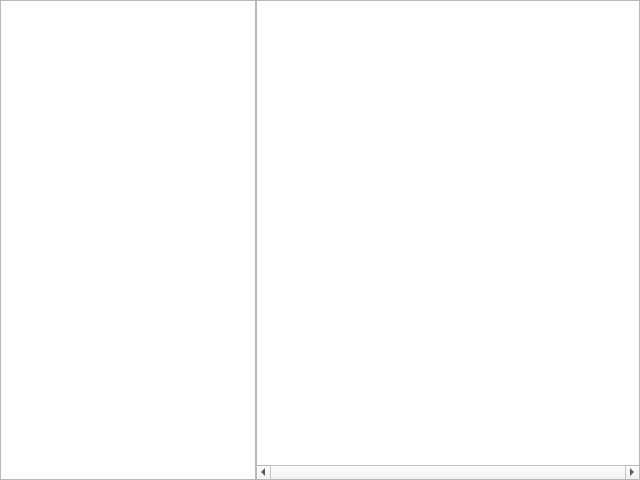
<?xml version="1.0" encoding="UTF-8"?>
<ui version="4.0">
 <class>BudgetTableInterface</class>
 <widget class="QWidget" name="BudgetTableInterface">
  <property name="geometry">
   <rect>
    <x>0</x>
    <y>0</y>
    <width>640</width>
    <height>480</height>
   </rect>
  </property>
  <property name="contextMenuPolicy">
   <enum>Qt::NoContextMenu</enum>
  </property>
  <property name="windowTitle">
   <string>budgetTable</string>
  </property>
  <layout class="QHBoxLayout" name="horizontalLayout">
   <property name="spacing">
    <number>0</number>
   </property>
   <property name="leftMargin">
    <number>0</number>
   </property>
   <property name="topMargin">
    <number>0</number>
   </property>
   <property name="rightMargin">
    <number>0</number>
   </property>
   <property name="bottomMargin">
    <number>0</number>
   </property>
   <item>
    <widget class="QTreeView" name="categoriesTree">
     <property name="sizePolicy">
      <sizepolicy hsizetype="Fixed" vsizetype="Expanding">
       <horstretch>0</horstretch>
       <verstretch>0</verstretch>
      </sizepolicy>
     </property>
     <property name="minimumSize">
      <size>
       <width>0</width>
       <height>0</height>
      </size>
     </property>
     <property name="mouseTracking">
      <bool>false</bool>
     </property>
     <property name="focusPolicy">
      <enum>Qt::NoFocus</enum>
     </property>
     <property name="contextMenuPolicy">
      <enum>Qt::CustomContextMenu</enum>
     </property>
     <property name="layoutDirection">
      <enum>Qt::LeftToRight</enum>
     </property>
     <property name="frameShape">
      <enum>QFrame::StyledPanel</enum>
     </property>
     <property name="verticalScrollBarPolicy">
      <enum>Qt::ScrollBarAsNeeded</enum>
     </property>
     <property name="horizontalScrollBarPolicy">
      <enum>Qt::ScrollBarAlwaysOff</enum>
     </property>
     <property name="autoScroll">
      <bool>true</bool>
     </property>
     <property name="editTriggers">
      <set>QAbstractItemView::NoEditTriggers</set>
     </property>
     <property name="tabKeyNavigation">
      <bool>true</bool>
     </property>
     <property name="showDropIndicator" stdset="0">
      <bool>false</bool>
     </property>
     <property name="alternatingRowColors">
      <bool>true</bool>
     </property>
     <property name="selectionMode">
      <enum>QAbstractItemView::NoSelection</enum>
     </property>
     <property name="selectionBehavior">
      <enum>QAbstractItemView::SelectItems</enum>
     </property>
     <property name="textElideMode">
      <enum>Qt::ElideMiddle</enum>
     </property>
     <property name="verticalScrollMode">
      <enum>QAbstractItemView::ScrollPerItem</enum>
     </property>
     <property name="horizontalScrollMode">
      <enum>QAbstractItemView::ScrollPerItem</enum>
     </property>
     <property name="sortingEnabled">
      <bool>false</bool>
     </property>
    </widget>
   </item>
   <item>
    <widget class="QTreeView" name="budgetView">
     <property name="sizePolicy">
      <sizepolicy hsizetype="MinimumExpanding" vsizetype="Expanding">
       <horstretch>0</horstretch>
       <verstretch>0</verstretch>
      </sizepolicy>
     </property>
     <property name="minimumSize">
      <size>
       <width>0</width>
       <height>0</height>
      </size>
     </property>
     <property name="mouseTracking">
      <bool>false</bool>
     </property>
     <property name="focusPolicy">
      <enum>Qt::ClickFocus</enum>
     </property>
     <property name="contextMenuPolicy">
      <enum>Qt::CustomContextMenu</enum>
     </property>
     <property name="layoutDirection">
      <enum>Qt::LeftToRight</enum>
     </property>
     <property name="verticalScrollBarPolicy">
      <enum>Qt::ScrollBarAsNeeded</enum>
     </property>
     <property name="horizontalScrollBarPolicy">
      <enum>Qt::ScrollBarAlwaysOn</enum>
     </property>
     <property name="autoScroll">
      <bool>true</bool>
     </property>
     <property name="editTriggers">
      <set>QAbstractItemView::NoEditTriggers</set>
     </property>
     <property name="tabKeyNavigation">
      <bool>true</bool>
     </property>
     <property name="showDropIndicator" stdset="0">
      <bool>false</bool>
     </property>
     <property name="alternatingRowColors">
      <bool>true</bool>
     </property>
     <property name="selectionBehavior">
      <enum>QAbstractItemView::SelectItems</enum>
     </property>
     <property name="textElideMode">
      <enum>Qt::ElideMiddle</enum>
     </property>
     <property name="verticalScrollMode">
      <enum>QAbstractItemView::ScrollPerPixel</enum>
     </property>
     <property name="horizontalScrollMode">
      <enum>QAbstractItemView::ScrollPerPixel</enum>
     </property>
     <property name="sortingEnabled">
      <bool>false</bool>
     </property>
    </widget>
   </item>
  </layout>
 </widget>
 <resources/>
 <connections/>
</ui>
